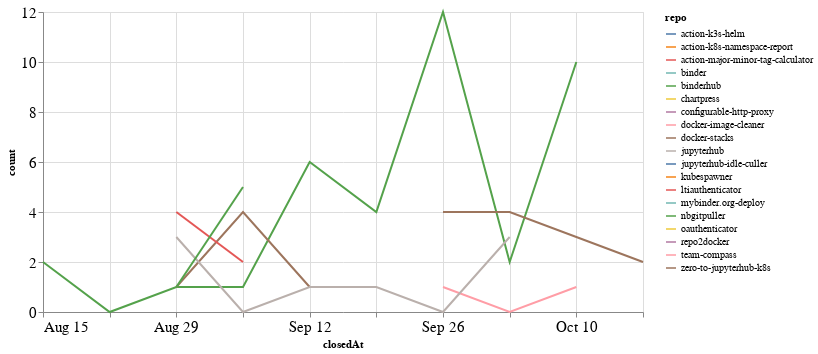

Notebook cell for this chart:
### Code cell
closed_by_time = closed_by.groupby('repo').resample('W', on='closedAt').count()['author'].reset_index()
closed_by_time = closed_by_time.rename(columns={'author': 'count'})

alt.Chart(closed_by_time, width=600).mark_line().encode(
    x='closedAt',
    y='count',
    color='repo',
    tooltip="repo"
)

### Figure 1 — Vega-Lite specification as saved in the notebook (floating-point values rounded to 4 significant figures)
{"config": {"axisLeft": {"labelFontSize": 15}, "axisBottom": {"labelFontSize": 15}}, "data": {"name": "data-826ca6730ef4d6fc3f938e5c2828c878"}, "mark": "line", "encoding": {"color": {"type": "nominal", "field": "repo"}, "tooltip": {"type": "nominal", "field": "repo"}, "x": {"type": "temporal", "field": "closedAt"}, "y": {"type": "quantitative", "field": "count"}}, "width": 600, "$schema": "https://vega.github.io/schema/vega-lite/v4.8.1.json", "datasets": {"data-826ca6730ef4d6fc3f938e5c2828c878": [{"repo": "action-k3s-helm", "closedAt": "2021-10-10T00:00:00", "count": 2}, {"repo": "action-k8s-namespace-report", "closedAt": "2021-09-26T00:00:00", "count": 1}, {"repo": "action-major-minor-tag-calculator", "closedAt": "2021-09-26T00:00:00", "count": 1}, {"repo": "binder", "closedAt": "2021-10-03T00:00:00", "count": 1}, {"repo": "binderhub", "closedAt": "2021-08-15T00:00:00", "count": 2}, {"repo": "binderhub", "closedAt": "2021-08-22T00:00:00", "count": 0}, {"repo": "binderhub", "closedAt": "2021-08-29T00:00:00", "count": 1}, {"repo": "binderhub", "closedAt": "2021-09-05T00:00:00", "count": 1}, {"repo": "binderhub", "closedAt": "2021-09-12T00:00:00", "count": 6}, {"repo": "binderhub", "closedAt": "2021-09-19T00:00:00", "count": 4}, {"repo": "binderhub", "closedAt": "2021-09-26T00:00:00", "count": 12}, {"repo": "binderhub", "closedAt": "2021-10-03T00:00:00", "count": 2}, {"repo": "binderhub", "closedAt": "2021-10-10T00:00:00", "count": 10}, {"repo": "chartpress", "closedAt": "2021-09-05T00:00:00", "count": 1}, {"repo": "configurable-http-proxy", "closedAt": "2021-09-19T00:00:00", "count": 1}, {"repo": "docker-image-cleaner", "closedAt": "2021-09-26T00:00:00", "count": 1}, {"repo": "docker-image-cleaner", "closedAt": "2021-10-03T00:00:00", "count": 0}, {"repo": "docker-image-cleaner", "closedAt": "2021-10-10T00:00:00", "count": 1}, {"repo": "docker-stacks", "closedAt": "2021-08-29T00:00:00", "count": 1}, {"repo": "docker-stacks", "closedAt": "2021-09-05T00:00:00", "count": 4}, {"repo": "docker-stacks", "closedAt": "2021-09-12T00:00:00", "count": 1}, {"repo": "jupyterhub", "closedAt": "2021-08-29T00:00:00", "count": 3}, {"repo": "jupyterhub", "closedAt": "2021-09-05T00:00:00", "count": 0}, {"repo": "jupyterhub", "closedAt": "2021-09-12T00:00:00", "count": 1}, {"repo": "jupyterhub", "closedAt": "2021-09-19T00:00:00", "count": 1}, {"repo": "jupyterhub", "closedAt": "2021-09-26T00:00:00", "count": 0}, {"repo": "jupyterhub", "closedAt": "2021-10-03T00:00:00", "count": 3}, {"repo": "jupyterhub-idle-culler", "closedAt": "2021-09-19T00:00:00", "count": 2}, {"repo": "kubespawner", "closedAt": "2021-10-10T00:00:00", "count": 1}, {"repo": "ltiauthenticator", "closedAt": "2021-08-29T00:00:00", "count": 4}, {"repo": "ltiauthenticator", "closedAt": "2021-09-05T00:00:00", "count": 2}, {"repo": "mybinder.org-deploy", "closedAt": "2021-10-17T00:00:00", "count": 1}, {"repo": "nbgitpuller", "closedAt": "2021-08-29T00:00:00", "count": 1}, {"repo": "nbgitpuller", "closedAt": "2021-09-05T00:00:00", "count": 5}, {"repo": "oauthenticator", "closedAt": "2021-09-19T00:00:00", "count": 1}, {"repo": "repo2docker", "closedAt": "2021-08-29T00:00:00", "count": 2}, {"repo": "team-compass", "closedAt": "2021-10-03T00:00:00", "count": 1}, {"repo": "zero-to-jupyterhub-k8s", "closedAt": "2021-09-26T00:00:00", "count": 4}, {"repo": "zero-to-jupyterhub-k8s", "closedAt": "2021-10-03T00:00:00", "count": 4}, {"repo": "zero-to-jupyterhub-k8s", "closedAt": "2021-10-10T00:00:00", "count": 3}, {"repo": "zero-to-jupyterhub-k8s", "closedAt": "2021-10-17T00:00:00", "count": 2}]}}
